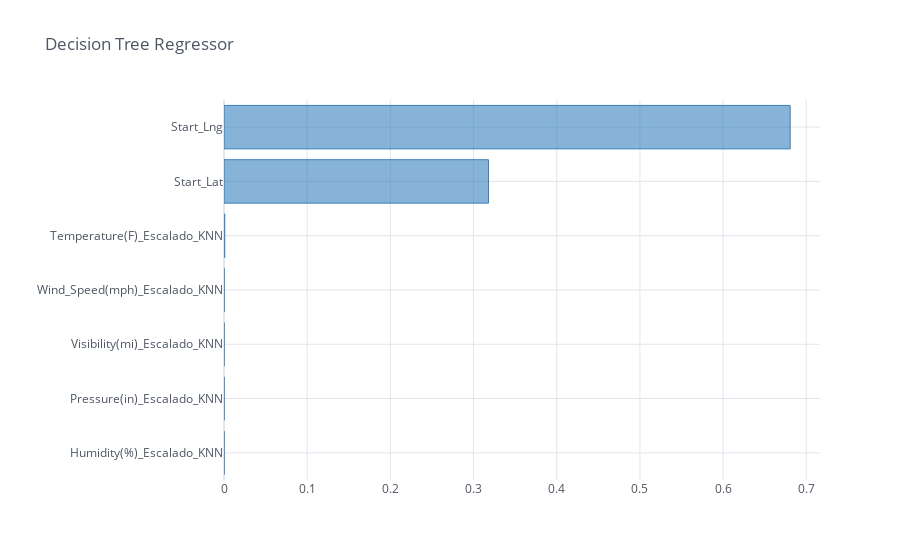

Notebook source saved alongside this figure:
### Code cell
extra.sort_values(by=["Importancia"]).iplot(kind='barh', y='Importancia', x="Variable",theme='white', color='blue', title="Decision Tree Regressor")

### Figure 1 — Plotly figure (JSON) as saved in the notebook; plotly's stock layout.template omitted (floating-point values rounded to 4 significant figures)
{"data": [{"marker": {"color": "rgba(55, 128, 191, 0.6)", "line": {"color": "rgba(55, 128, 191, 1.0)", "width": 1}}, "name": "Importancia", "orientation": "h", "text": "", "type": "bar", "x": [5.53e-05, 5.87e-05, 0.0001009, 0.0001747, 0.0008989, 0.318, 0.6807], "y": ["Humidity(%)_Escalado_KNN", "Pressure(in)_Escalado_KNN", "Visibility(mi)_Escalado_KNN", "Wind_Speed(mph)_Escalado_KNN", "Temperature(F)_Escalado_KNN", "Start_Lat", "Start_Lng"]}], "layout": {"legend": {"bgcolor": "#FFFFFF", "font": {"color": "#4D5663"}}, "paper_bgcolor": "#FFFFFF", "plot_bgcolor": "#FFFFFF", "title": {"font": {"color": "#4D5663"}, "text": "Decision Tree Regressor"}, "xaxis": {"gridcolor": "#E1E5ED", "showgrid": true, "tickfont": {"color": "#4D5663"}, "title": {"font": {"color": "#4D5663"}, "text": ""}, "zerolinecolor": "#E1E5ED"}, "yaxis": {"gridcolor": "#E1E5ED", "showgrid": true, "tickfont": {"color": "#4D5663"}, "title": {"font": {"color": "#4D5663"}, "text": ""}, "zerolinecolor": "#E1E5ED"}}}
